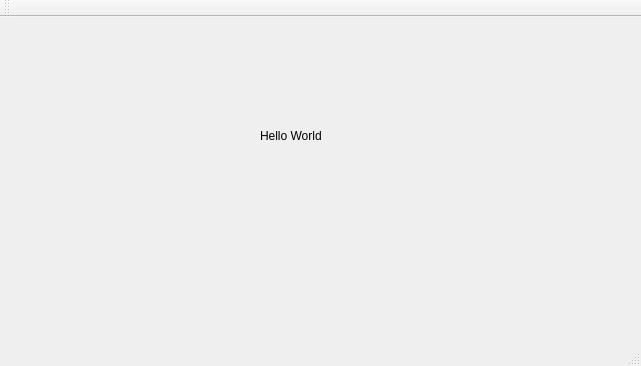
<?xml version="1.0" encoding="UTF-8"?>
<ui version="4.0">
 <class>MainWindow</class>
 <widget class="QMainWindow" name="MainWindow">
  <property name="geometry">
   <rect>
    <x>0</x>
    <y>0</y>
    <width>641</width>
    <height>366</height>
   </rect>
  </property>
  <property name="windowTitle">
   <string>MainWindow</string>
  </property>
  <widget class="QWidget" name="centralWidget">
   <widget class="QLabel" name="label">
    <property name="geometry">
     <rect>
      <x>260</x>
      <y>110</y>
      <width>67</width>
      <height>17</height>
     </rect>
    </property>
    <property name="text">
     <string>Hello World</string>
    </property>
   </widget>
  </widget>
  <widget class="QMenuBar" name="menuBar">
   <property name="geometry">
    <rect>
     <x>0</x>
     <y>0</y>
     <width>641</width>
     <height>28</height>
    </rect>
   </property>
  </widget>
  <widget class="QToolBar" name="mainToolBar">
   <attribute name="toolBarArea">
    <enum>TopToolBarArea</enum>
   </attribute>
   <attribute name="toolBarBreak">
    <bool>false</bool>
   </attribute>
  </widget>
  <widget class="QStatusBar" name="statusBar"/>
 </widget>
 <layoutdefault spacing="6" margin="11"/>
 <resources/>
 <connections/>
</ui>
